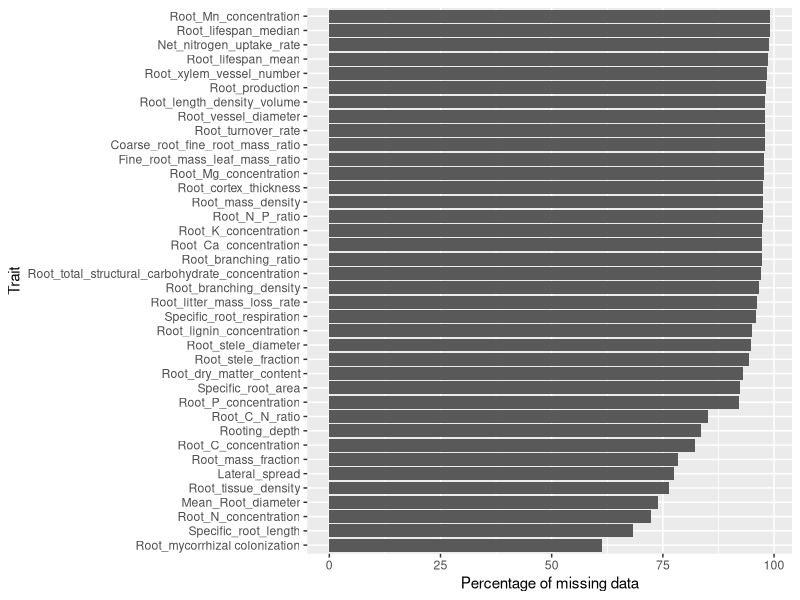

Source code (R): (Note: this script raises an error after producing the figure.)
## ---- chunk 1
library(tidyverse)
## ---- chunk 2
groot <- read_csv("GRooTAggregateSpeciesVersion.csv")
## ---- chunk 3
groot_w <- groot %>% 
  mutate(species = paste(genusTNRS, speciesTNRS)) %>% 
  select(species, traitName, meanSpecies) %>% 
  pivot_wider(names_from = traitName, values_from = meanSpecies)
## ---- chunk 4
groot_w %>% 
  drop_na()
## ---- chunk 5
miss_traits <- groot_w %>% 
  select(-species) %>% 
  is.na() %>% 
  colSums() %>% 
  as.data.frame() %>%
  transmute(perc_na = ./nrow(groot_w) * 100) %>% 
  rownames_to_column(var = "trait") %>% 
  mutate(trait = fct_reorder(trait, perc_na))
## ---- chunk 6
ggplot(miss_traits, aes(perc_na, trait)) +
  geom_bar(stat="identity") +
  labs(x="Percentage of missing data", y="Trait")
## ---- chunk 7
top <- head(sort(miss_traits$trait),8)
## ---- chunk 8
groot_w %>% 
  select(all_of(top)) %>% 
  drop_na() %>% 
  nrow()
## ---- chunk 9
table(groot_w$species %in% plants$species)
## ---- chunk 10
top4 <- head(sort(miss_traits$trait),5)
## ---- chunk 11
groot_w %>% 
  select(all_of(top), -`Root_mycorrhizal colonization` ) %>% 
  drop_na() %>% 
  nrow()
## ---- chunk 12
top
## ---- chunk 13
groot_t4 <- select(groot_w, all_of(top4), -`Root_mycorrhizal colonization` ) %>% 
  drop_na()
## ---- chunk 14
pairs.panels(groot_t4,
density = FALSE, ellipses = FALSE, hist.col = "grey")
## ---- chunk 15
groot_t4l <- map_df(groot_t4, ~log10(.) %>% scale())
## ---- chunk 16
pairs.panels(groot_t4l,
density = FALSE, ellipses = FALSE, hist.col = "grey")
## ---- chunk 17
pca_t4 <- PCA(groot_t4l)
## ---- chunk 18
plot(pca_t4, label = "none")
## ---- chunk 19
summary(pca_t4)
## ---- chunk 20
groot_t4$`Root_mycorrhizal colonization`
